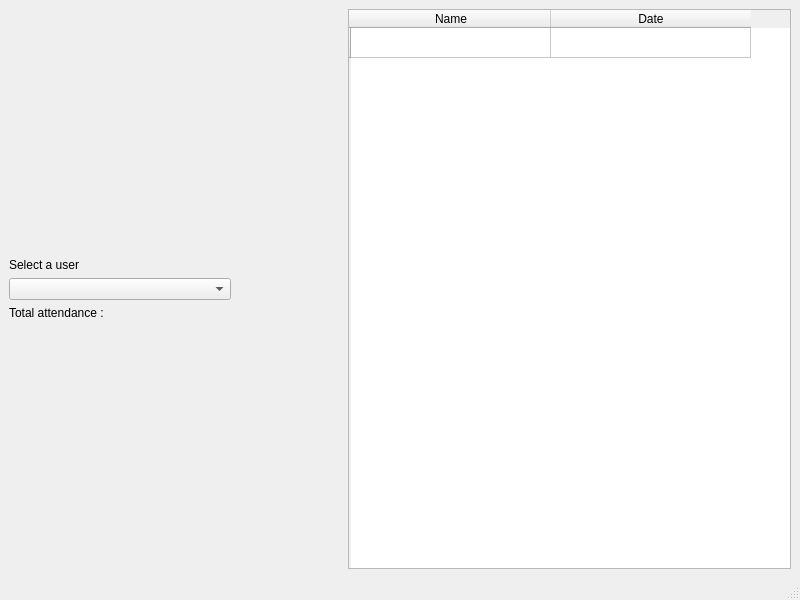
<?xml version="1.0" encoding="UTF-8"?>
<ui version="4.0">
 <class>Dashboard</class>
 <widget class="QMainWindow" name="Dashboard">
  <property name="geometry">
   <rect>
    <x>0</x>
    <y>0</y>
    <width>800</width>
    <height>600</height>
   </rect>
  </property>
  <property name="windowTitle">
   <string>MainWindow</string>
  </property>
  <widget class="QWidget" name="centralwidget">
   <layout class="QHBoxLayout" name="horizontalLayout_2">
    <item>
     <layout class="QHBoxLayout" name="horizontalLayout" stretch="2,1,4">
      <item>
       <layout class="QVBoxLayout" name="verticalLayout">
        <item>
         <spacer name="verticalSpacer_2">
          <property name="orientation">
           <enum>Qt::Vertical</enum>
          </property>
          <property name="sizeHint" stdset="0">
           <size>
            <width>20</width>
            <height>40</height>
           </size>
          </property>
         </spacer>
        </item>
        <item>
         <widget class="QLabel" name="label">
          <property name="text">
           <string>Select a user</string>
          </property>
         </widget>
        </item>
        <item>
         <widget class="QComboBox" name="student_selector"/>
        </item>
        <item>
         <widget class="QLabel" name="tot_attendance">
          <property name="text">
           <string>Total attendance :</string>
          </property>
         </widget>
        </item>
        <item>
         <spacer name="verticalSpacer">
          <property name="orientation">
           <enum>Qt::Vertical</enum>
          </property>
          <property name="sizeHint" stdset="0">
           <size>
            <width>20</width>
            <height>40</height>
           </size>
          </property>
         </spacer>
        </item>
       </layout>
      </item>
      <item>
       <spacer name="horizontalSpacer">
        <property name="orientation">
         <enum>Qt::Horizontal</enum>
        </property>
        <property name="sizeHint" stdset="0">
         <size>
          <width>40</width>
          <height>20</height>
         </size>
        </property>
       </spacer>
      </item>
      <item>
       <widget class="QTableWidget" name="tableWidget">
        <property name="showGrid">
         <bool>true</bool>
        </property>
        <property name="gridStyle">
         <enum>Qt::SolidLine</enum>
        </property>
        <property name="sortingEnabled">
         <bool>false</bool>
        </property>
        <property name="wordWrap">
         <bool>true</bool>
        </property>
        <property name="cornerButtonEnabled">
         <bool>false</bool>
        </property>
        <property name="columnCount">
         <number>2</number>
        </property>
        <attribute name="horizontalHeaderVisible">
         <bool>true</bool>
        </attribute>
        <attribute name="horizontalHeaderDefaultSectionSize">
         <number>200</number>
        </attribute>
        <attribute name="horizontalHeaderHighlightSections">
         <bool>true</bool>
        </attribute>
        <row>
         <property name="text">
          <string/>
         </property>
        </row>
        <column>
         <property name="text">
          <string>Name</string>
         </property>
        </column>
        <column>
         <property name="text">
          <string>Date</string>
         </property>
        </column>
        <item row="0" column="0">
         <property name="text">
          <string/>
         </property>
        </item>
        <item row="0" column="1">
         <property name="text">
          <string/>
         </property>
        </item>
       </widget>
      </item>
     </layout>
    </item>
   </layout>
  </widget>
  <widget class="QStatusBar" name="statusbar"/>
 </widget>
 <resources/>
 <connections/>
</ui>
